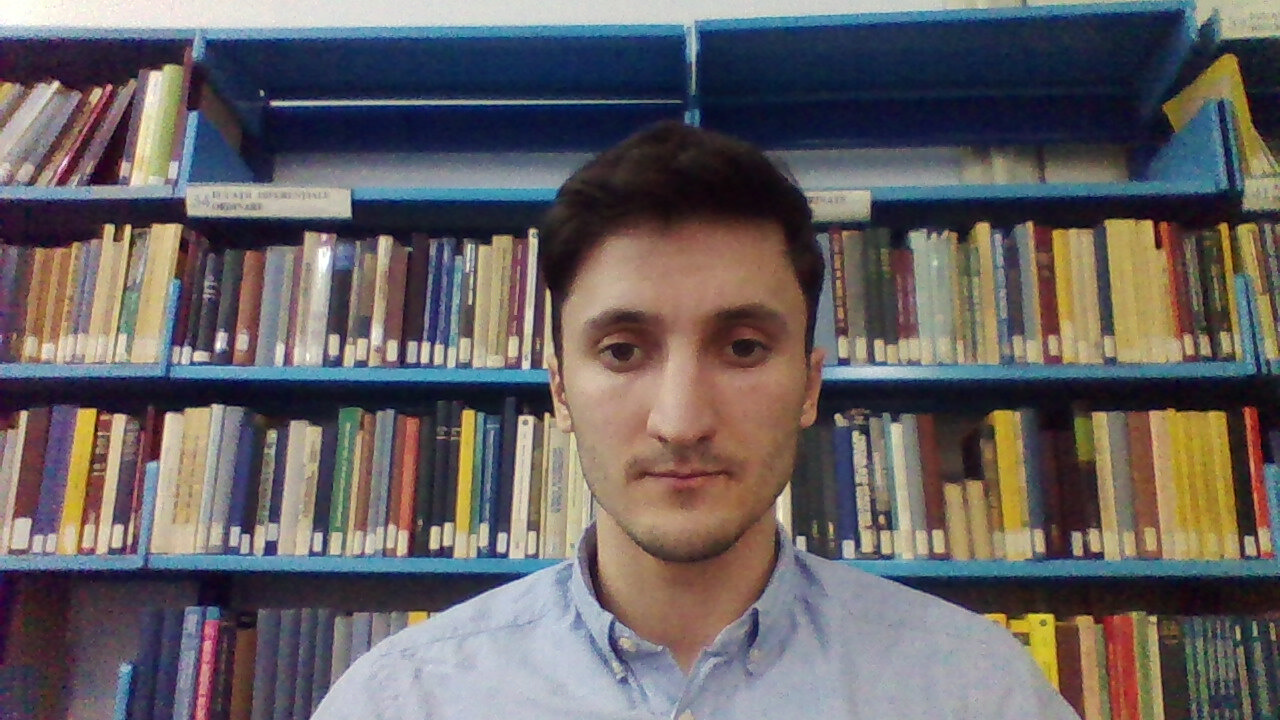
#> input picture Implementation/data/face.jpg, 1280 x 720 px, found by its file name
$ python vlfeatTest.py   (Python 2 division)
#> lines starting #> are read from the running program, lines starting #| are printed output that depends on the picture
from vlfeat import vl_dsift
import cv2
import numpy as np
img = cv2.imread('../data/face.jpg')
#> img is the input picture: shape (720, 1280, 3); mean B, G, R 98.6, 97.4, 102.7
img = cv2.resize(img, (640, 480))
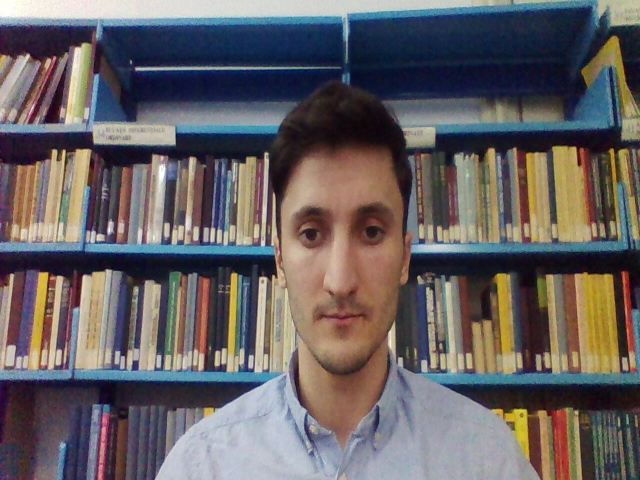
#> img: shape (480, 640, 3); mean B, G, R 98.6, 97.4, 102.7

gray = cv2.cvtColor(img, cv2.COLOR_RGB2GRAY)
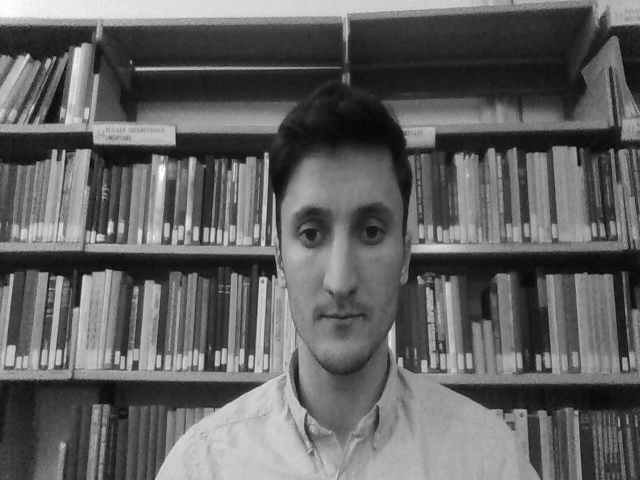
#> gray: shape (480, 640); min 5, max 254, mean 98.4

gray = gray.astype('float32')

print type(gray)
#| <class 'numpy.ndarray'>
print gray.shape
#| (480, 640)
import time
start = time.time()
#> (the run stopped early here; a loop or call above may not have finished)
